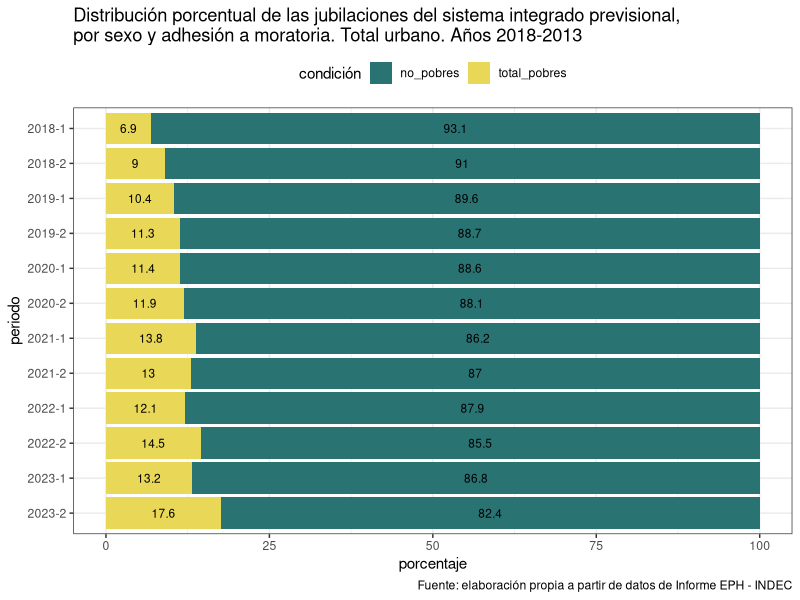
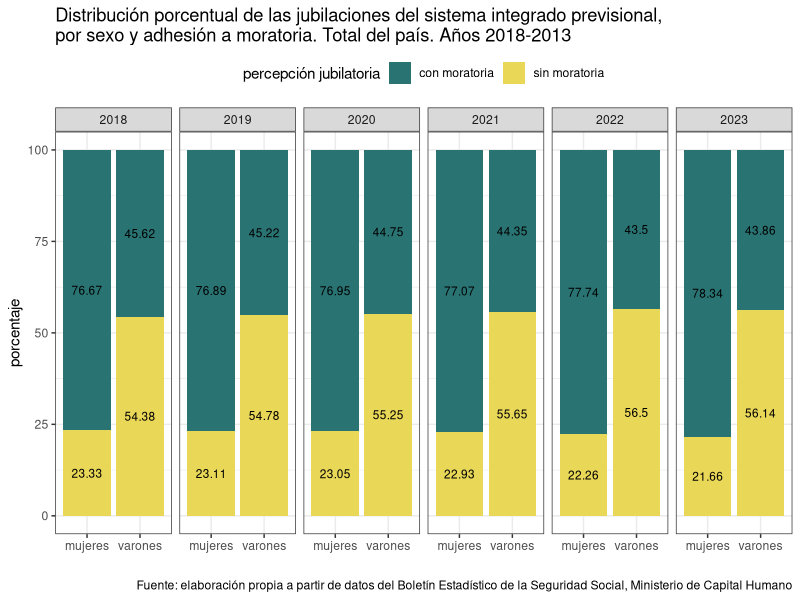

The R script that drew these images, in order:
## ---- chunk 1
knitr::opts_chunk$set(echo = TRUE)

library(tidyverse)
library(openxlsx)
## ---- chunk 2
# EPH
pobreza <- read.xlsx("data/datos.xlsx", sheet = "pobreza")
estrato <- read.xlsx("data/datos.xlsx", sheet = "estrato")
ingresos  <- read.xlsx("data/datos.xlsx", sheet = "ingresos")

# CAPITAL HUMANO 
bess <- read.xlsx("data/datos.xlsx", sheet = "bess-1")

# CENSO 
salud  <- read.xlsx("data/datos.xlsx", sheet = "salud")
jubilacion <- read.xlsx("data/datos.xlsx", sheet = "jubilacion")
salud2 <- read.xlsx("data/datos.xlsx", sheet = "salud2")
## ---- chunk 3



gpobreza <- pobreza %>% 
  select(1:2,5:6) %>% 
  pivot_longer(cols = c(3:4), names_to = "pobreza", values_to = "value") %>% 
  mutate(periodo =  paste0(anio, "-", semestre)) 


ggplot(gpobreza, aes(periodo, value, fill = pobreza)) +
  geom_col() +
  scale_fill_manual(values = c("#297373", "#e9d758")) +
  theme_bw() +
  theme(
    legend.position = "top"
  ) +
  coord_flip() +
  scale_x_discrete(limits=rev) +
  geom_text(aes(label = value, group = pobreza), 
            position = position_stack(vjust = 0.5), 
            size = 3, colour = "black") +
  labs(
    x = "periodo",
    y = "porcentaje",
    fill = "condición",
    title = "Distribución porcentual de las jubilaciones del sistema integrado previsional, \npor sexo y adhesión a moratoria. Total urbano. Años 2018-2013",
    caption = "Fuente: elaboración propia a partir de datos de Informe EPH - INDEC"
  )
  
## ---- chunk 4
gbess <- bess %>% 
  filter(ano %in% c(2018:2023)) %>% 
  mutate(pp_con_v = round(con_moratoria_v/total_v*100,2),
         pp_sin_v = round(sin_moratoria_v/total_v*100,2),
         pp_con_m = round(con_moratoria_m/total_m*100,2),
         pp_sin_m = round(sin_moratoria_m/total_m*100,2)
         ) %>% 
  select(1, 8:11) %>% 
  pivot_longer(cols = c(2:5),names_to = "porcentaje", values_to = "value") %>% 
  mutate(sexo = case_when(porcentaje %in% c("pp_con_m","pp_sin_m") ~ "mujeres",
                          TRUE ~ "varones"),
         jubilacion =  case_when(porcentaje %in% c("pp_con_m","pp_con_v") ~ "con moratoria",
                          TRUE ~ "sin moratoria")
         )


ggplot(gbess, aes(sexo, value, fill = jubilacion))+
  geom_col() +
  facet_wrap(~ ano, nrow = 1) +
  #coord_flip() +
  #scale_fill_brewer(palette = "Set2") +
  scale_fill_manual(values = c("#297373", "#e9d758")) +
  theme_bw() +
  theme(
    legend.position = "top"
  ) +
  geom_text(aes(label = value, group = jubilacion), 
            position = position_stack(vjust = 0.5), 
            size = 3, colour = "black") +
  labs(
    x = " ",
    y = "porcentaje",
    fill = "percepción jubilatoria",
    title = "Distribución porcentual de las jubilaciones del sistema integrado previsional, \npor sexo y adhesión a moratoria. Total del país. Años 2018-2013",
    caption = "Fuente: elaboración propia a partir de datos del Boletín Estadístico de la Seguridad Social, Ministerio de Capital Humano"
  )
